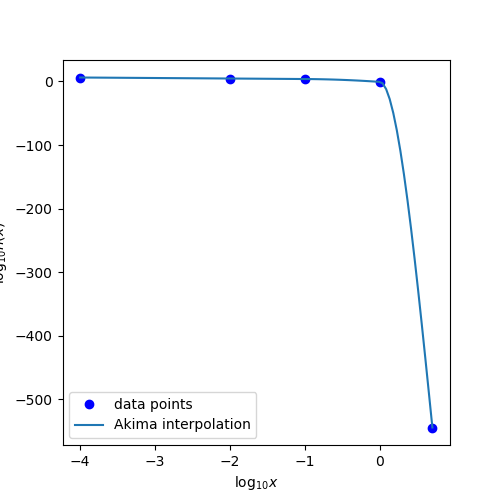

This chart was generated by the following Python code:
#!/usr/bin/env python
# coding: utf-8
import numpy as np
from math import *
import matplotlib.pyplot as plt


#######################################################################
#######################################################################
######################  subquestion 1  ################################
#######################################################################
#######################################################################
def trapezoid(f, a, b, n):
    """
    Composite trapezoidal rule

    """

    # Initialization
    h = (b - a) / n
    x = a

    # Composite rule
    T0 = f(a)
    for i in range(1, n):
        x  = x + h
        T0 += 2*f(x)

    return (T0 + f(b))*h/2

def romberg(f, a, b, row):
    """
    Romberg integration

    Ri,j = CTR(hi) for i = 0, where CTR is Composite Tranpezoidal Rule
    Ri,j = 4^{j-1}*Ri,j-1-Ri-1,j-1/(4^{j-1}-1) for i > 1
    
    """

    R = np.zeros((row, row))
    for i in range(row):
        R[i][0] = trapezoid(f, a, b, 2**i)

        for j in range(0, i):
            R[i][j+1] = (4**(j+1) * R[i][j] - R[i-1][j]) / (4**(j+1) - 1)


    return R[-1][-1]

a = 2.2
b = .5
c = 3.1
intn = lambda x: (x/b)**(a-3)*e**(-(x/b)**c)*x**2
integral = romberg(intn,1e-8,5,16)
A = 1/integral
print("A is solved to be: ",A)


#######################################################################
#######################################################################
######################  subquestion 2  ################################
#######################################################################
#######################################################################


def digitize(x,bins):
    index = []
    for i in range(len(x)):
        for k in range(len(bins)):
            if bins[k]>=x[i]:
                ind =  k
                break
        index.append(ind)
    return np.asarray(index)
                

def AkimaSpline(x, y):
    n = len(x)
    x_new = np.linspace(min(x),max(x),100)
    dx = np.array([x[i+1]-x[i] for i in range(len(x)-1)])
    dy = np.array([y[i+1]-y[i] for i in range(len(y)-1)])
    
    m = dy/dx
    m1 = 2.0 * m[0] - m[1]
    m2 = 2.0 * m1 - m[0]
    m3 = 2.0 * m[n - 2] - m[n - 3]
    m4 = 2.0 * m3 - m[n - 2]
    marr = np.concatenate(([m1], [m2], m, [m3], [m4]),axis=None)
    dm = np.abs(np.array([marr[i+1]-marr[i] for i in range(len(marr)-1)]))
    
    f1 = dm[2:n + 2]
    f2 = dm[0:n]
    f12 = f1 + f2
    a = y.copy()
    ids = np.arange(len(x))
    
    b = marr[1:n + 1]

    b[ids] = (f1[ids] * marr[ids + 1] + f2[ids] * marr[ids + 2]) / f12[ids]
    c = (3.0 * m - 2.0 * b[0:n - 1] - b[1:n]) / dx
    d = (b[0:n - 1] + b[1:n] - 2.0 * m) / dx ** 2

    
    bins = digitize(x_new, x[1:])
    
    index = bins
    
    xj = x_new - x[index]
    
    #plt.plot(x_new, index*100, 'r.')
    y_new = ((xj * d[index] + c[index]) * xj + b[index]) * xj + a[index]
    

    return x_new,y_new

Nsat = 100
log10n = lambda x: np.log10(A*Nsat)+(a-3)*np.log10(x/b)-(x/b)**c*np.log10(e)
x = np.array([1e-4,1e-2,1e-1,1,5])
log10x = np.log10(x)
log10y  = log10n(x)
data = np.c_[log10x,log10y]
xval,yval=AkimaSpline(log10x,log10y)
plt.figure(figsize=(5,5))
plt.plot([i[0] for i in data],[i[1] for i in data],'ob',label='data points')
plt.plot(xval,yval,label='Akima interpolation')
plt.xlabel(r'$\log_{10}x$')
plt.ylabel(r'$\log_{10}n(x)$')
plt.legend()
plt.savefig('./problem3.png')
plt.show()